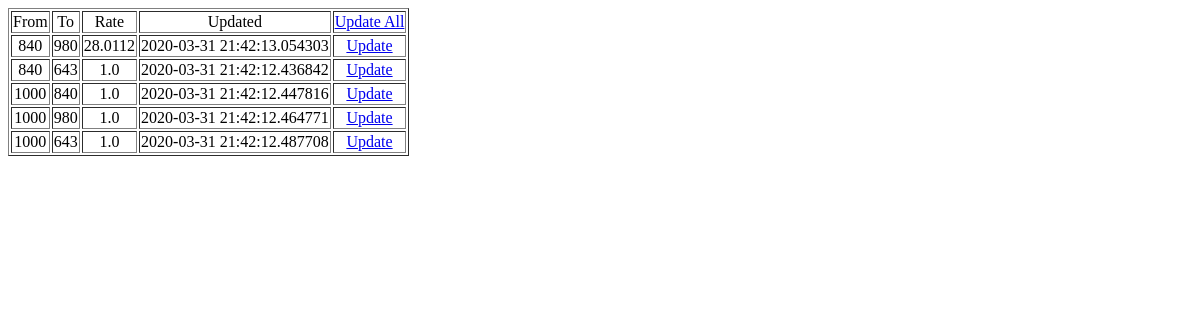
The page /rates on the database as committed earlier.
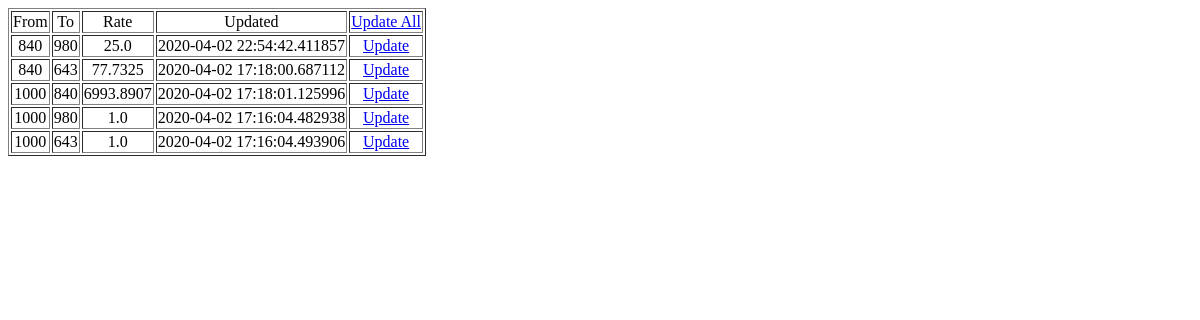
The same page on the database as committed later.
### models.py (models this page shows, shortened)
class _Model(Model):
    class Meta:
        database = db

class Rate(_Model):
    class Meta:
        db_table = 'rates'
        indexes = (
            (('from_currency', 'to_currency'), True),
        )
    from_currency = IntegerField()
    to_currency = IntegerField()
    rate = DoubleField()
    updated = DateTimeField(default=peewee_datetime.datetime.now)
    module = CharField(max_length=100)

### views.py (the view)
@app.route("/rates")
def view_rates():
    return controllers.ViewAllRates().call()

### controllers.py (called while the page is built)
    def call(self, *args, **kwargs):
        try:
            return self._call(*args, **kwargs)
        except Exception as ex:
            return make_response(str(ex), 500)

    def _call(self):
        rates = Rate.select()
        return render_template("rates.html", rates=rates)

### templates/rates.html (shortened to what this page needs)
<!DOCTYPE html>
<html lang="en">
<head>
</head>
<body>
    <table border="1">
        <thead align="center">
            <td>From</td>
            <td>To</td>
            <td>Rate</td>
            <td>Updated</td>
            <td><a href="{{ url_for('update_rates') }}">Update All</a></td>
        </thead>
        {% for rate in rates %}
        <tr align="center">
            <td>{{ rate.from_currency }}</td>
            <td>{{ rate.to_currency }}</td>
            <td>{{ rate.rate }}</td>
            <td>{{ rate.updated }}</td>
            <td>
                <a href="{{ url_for('update_rates', from_currency=rate.from_currency, to_currency=rate.to_currency) }}">Update</a>
            </td>
        </tr>
        {% endfor %}
    </table>
</body>
</html>

Rows that differ between the two databases and show on the page:
changed Rate (number 1 of 5 on the later page): rate "28.0112" → "25.0"; updated "2020-03-31 21:42:13.054303" → "2020-04-02 22:54:42.411857"
changed Rate (number 2 of 5 on the later page): rate "1.0" → "77.7325"; updated "2020-03-31 21:42:12.436842" → "2020-04-02 17:18:00.687112"
changed Rate (number 3 of 5 on the later page): rate "1.0" → "6993.8907"; updated "2020-03-31 21:42:12.447816" → "2020-04-02 17:18:01.125996"
changed Rate (number 4 of 5 on the later page): updated "2020-03-31 21:42:12.464771" → "2020-04-02 17:16:04.482938"
changed Rate (number 5 of 5 on the later page): updated "2020-03-31 21:42:12.487708" → "2020-04-02 17:16:04.493906"
